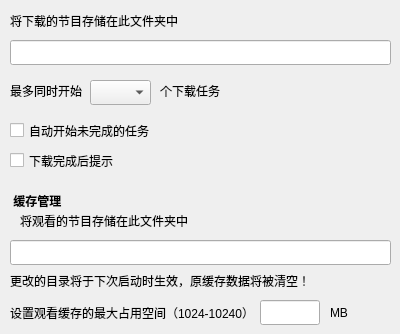
               <widget class="QWidget" name="tab">
                <attribute name="title">
                 <string>视频管理</string>
                </attribute>
                <widget class="QLabel" name="label_79">
                 <property name="geometry">
                  <rect>
                   <x>10</x>
                   <y>10</y>
                   <width>171</width>
                   <height>21</height>
                  </rect>
                 </property>
                 <property name="text">
                  <string>将下载的节目存储在此文件夹中</string>
                 </property>
                </widget>
                <widget class="QLineEdit" name="lineEdit_savevideopath">
                 <property name="geometry">
                  <rect>
                   <x>10</x>
                   <y>40</y>
                   <width>381</width>
                   <height>25</height>
                  </rect>
                 </property>
                </widget>
                <widget class="QLabel" name="label_80">
                 <property name="geometry">
                  <rect>
                   <x>10</x>
                   <y>80</y>
                   <width>81</width>
                   <height>21</height>
                  </rect>
                 </property>
                 <property name="text">
                  <string>最多同时开始</string>
                 </property>
                </widget>
                <widget class="QComboBox" name="comboBox_startcommon">
                 <property name="geometry">
                  <rect>
                   <x>90</x>
                   <y>80</y>
                   <width>61</width>
                   <height>25</height>
                  </rect>
                 </property>
                </widget>
                <widget class="QLabel" name="label_83">
                 <property name="geometry">
                  <rect>
                   <x>160</x>
                   <y>80</y>
                   <width>70</width>
                   <height>21</height>
                  </rect>
                 </property>
                 <property name="text">
                  <string>个下载任务</string>
                 </property>
                </widget>
                <widget class="QCheckBox" name="checkBox_autostartwork">
                 <property name="geometry">
                  <rect>
                   <x>10</x>
                   <y>120</y>
                   <width>151</width>
                   <height>21</height>
                  </rect>
                 </property>
                 <property name="styleSheet">
                  <string notr="true">QCheckBox::indicator
{

}
QCheckBox::indicator:checked
{
border-image: url(:/images/checked_set.png);
}

QCheckBox::indicator:unchecked
{
border-image: url(:/images/uncheck_set.png);
}</string>
                 </property>
                 <property name="text">
                  <string>自动开始未完成的任务</string>
                 </property>
                </widget>
                <widget class="QCheckBox" name="checkBox_downloadedprompt">
                 <property name="geometry">
                  <rect>
                   <x>10</x>
                   <y>150</y>
                   <width>131</width>
                   <height>21</height>
                  </rect>
                 </property>
                 <property name="styleSheet">
                  <string notr="true">QCheckBox::indicator
{

}
QCheckBox::indicator:checked
{
border-image: url(:/images/checked_set.png);
}

QCheckBox::indicator:unchecked
{
border-image: url(:/images/uncheck_set.png);
}</string>
                 </property>
                 <property name="text">
                  <string>下载完成后提示</string>
                 </property>
                </widget>
                <widget class="QLabel" name="label_84">
                 <property name="geometry">
                  <rect>
                   <x>10</x>
                   <y>190</y>
                   <width>91</width>
                   <height>21</height>
                  </rect>
                 </property>
                 <property name="font">
                  <font>
                   <weight>75</weight>
                   <bold>true</bold>
                  </font>
                 </property>
                 <property name="text">
                  <string> 缓存管理</string>
                 </property>
                </widget>
                <widget class="QLineEdit" name="lineEdit_watchedsavepath">
                 <property name="geometry">
                  <rect>
                   <x>10</x>
                   <y>240</y>
                   <width>381</width>
                   <height>25</height>
                  </rect>
                 </property>
                </widget>
                <widget class="QLabel" name="label_85">
                 <property name="geometry">
                  <rect>
                   <x>20</x>
                   <y>210</y>
                   <width>171</width>
                   <height>21</height>
                  </rect>
                 </property>
                 <property name="text">
                  <string>将观看的节目存储在此文件夹中</string>
                 </property>
                </widget>
                <widget class="QLabel" name="label_86">
                 <property name="geometry">
                  <rect>
                   <x>10</x>
                   <y>270</y>
                   <width>331</width>
                   <height>21</height>
                  </rect>
                 </property>
                 <property name="text">
                  <string>更改的目录将于下次启动时生效，原缓存数据将被清空！</string>
                 </property>
                </widget>
                <widget class="QLabel" name="label_87">
                 <property name="geometry">
                  <rect>
                   <x>10</x>
                   <y>300</y>
                   <width>240</width>
                   <height>25</height>
                  </rect>
                 </property>
                 <property name="text">
                  <string>设置观看缓存的最大占用空间（1024-10240）</string>
                 </property>
                </widget>
                <widget class="QLabel" name="label_88">
                 <property name="geometry">
                  <rect>
                   <x>330</x>
                   <y>300</y>
                   <width>20</width>
                   <height>25</height>
                  </rect>
                 </property>
                 <property name="text">
                  <string>MB</string>
                 </property>
                </widget>
                <widget class="QLineEdit" name="lineEdit_cachespace">
                 <property name="geometry">
                  <rect>
                   <x>260</x>
                   <y>300</y>
                   <width>60</width>
                   <height>25</height>
                  </rect>
                 </property>
                </widget>
               </widget>
